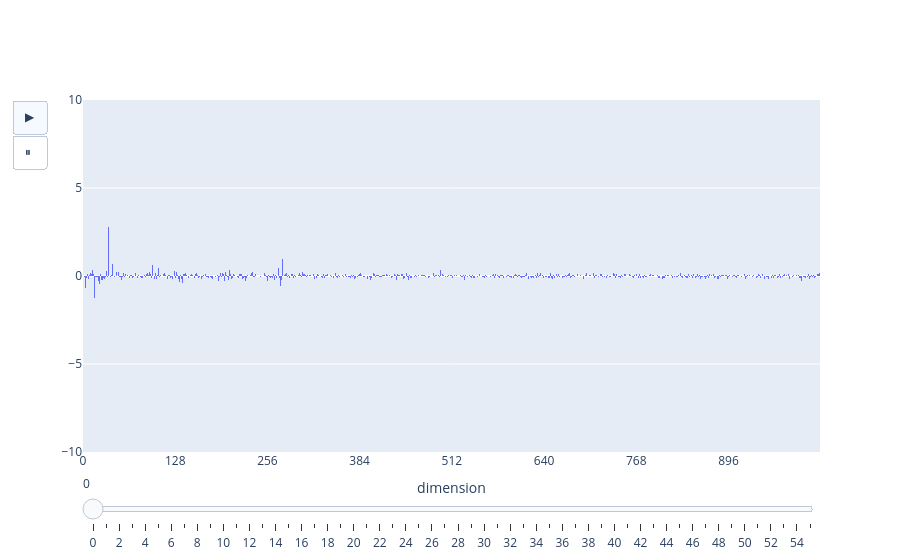

Source (notebook cell):
### Code cell
import numpy as np, plotly.graph_objects as go

d = context_journey.float().diff(dim=0).cpu().numpy()   # deltas: what each layer ADDS
n_frames, width = d.shape; x = np.arange(width)
ymax = 10

def bar(i):
    return go.Bar(x=x, y=d[i], marker_line_width=0)

frames = [go.Frame(data=[bar(i)], name=str(i)) for i in range(n_frames)]
fig = go.Figure(data=[bar(0)], frames=frames)
fig.update_yaxes(range=[-ymax, ymax])
fig.update_xaxes(range=[0, width-1], dtick=128, title="dimension")   # <-- tick control
fig.update_layout(
    bargap=0,
    sliders=[{"steps": [{"args": [[str(i)], {"frame": {"duration": 0}, "mode": "immediate"}],
                         "label": str(i), "method": "animate"} for i in range(n_frames)]}],
    updatemenus=[{"type": "buttons", "buttons": [
        {"label": "▶", "method": "animate", "args": [None, {"frame": {"duration": 50}, "fromcurrent": True}]},
        {"label": "⏸", "method": "animate", "args": [[None], {"mode": "immediate"}]}]}])
fig.show()

### Figure 1 — Plotly figure (JSON) as saved in the notebook; plotly's stock layout.template omitted (floating-point values rounded to 4 significant figures; data arrays with more than 128 entries replaced by an {"elided": "..."} marker saying what was removed)
{"data": [{"marker": {"line": {"width": 0}}, "type": "bar", "x": {"elided": "1024 int values"}, "y": {"elided": "1024 float values"}}], "layout": {"bargap": 0, "sliders": [{"steps": [{"args": [["0"], {"frame": {"duration": 0}, "mode": "immediate"}], "label": "0", "method": "animate"}, {"args": [["1"], {"frame": {"duration": 0}, "mode": "immediate"}], "label": "1", "method": "animate"}, {"args": [["2"], {"frame": {"duration": 0}, "mode": "immediate"}], "label": "2", "method": "animate"}, {"args": [["3"], {"frame": {"duration": 0}, "mode": "immediate"}], "label": "3", "method": "animate"}, {"args": [["4"], {"frame": {"duration": 0}, "mode": "immediate"}], "label": "4", "method": "animate"}, {"args": [["5"], {"frame": {"duration": 0}, "mode": "immediate"}], "label": "5", "method": "animate"}, {"args": [["6"], {"frame": {"duration": 0}, "mode": "immediate"}], "label": "6", "method": "animate"}, {"args": [["7"], {"frame": {"duration": 0}, "mode": "immediate"}], "label": "7", "method": "animate"}, {"args": [["8"], {"frame": {"duration": 0}, "mode": "immediate"}], "label": "8", "method": "animate"}, {"args": [["9"], {"frame": {"duration": 0}, "mode": "immediate"}], "label": "9", "method": "animate"}, {"args": [["10"], {"frame": {"duration": 0}, "mode": "immediate"}], "label": "10", "method": "animate"}, {"args": [["11"], {"frame": {"duration": 0}, "mode": "immediate"}], "label": "11", "method": "animate"}, {"args": [["12"], {"frame": {"duration": 0}, "mode": "immediate"}], "label": "12", "method": "animate"}, {"args": [["13"], {"frame": {"duration": 0}, "mode": "immediate"}], "label": "13", "method": "animate"}, {"args": [["14"], {"frame": {"duration": 0}, "mode": "immediate"}], "label": "14", "method": "animate"}, {"args": [["15"], {"frame": {"duration": 0}, "mode": "immediate"}], "label": "15", "method": "animate"}, {"args": [["16"], {"frame": {"duration": 0}, "mode": "immediate"}], "label": "16", "method": "animate"}, {"args": [["17"], {"frame": {"duration": 0}, "mode": "immediate"}], "label": "17", "method": "animate"}, {"args": [["18"], {"frame": {"duration": 0}, "mode": "immediate"}], "label": "18", "method": "animate"}, {"args": [["19"], {"frame": {"duration": 0}, "mode": "immediate"}], "label": "19", "method": "animate"}, {"args": [["20"], {"frame": {"duration": 0}, "mode": "immediate"}], "label": "20", "method": "animate"}, {"args": [["21"], {"frame": {"duration": 0}, "mode": "immediate"}], "label": "21", "method": "animate"}, {"args": [["22"], {"frame": {"duration": 0}, "mode": "immediate"}], "label": "22", "method": "animate"}, {"args": [["23"], {"frame": {"duration": 0}, "mode": "immediate"}], "label": "23", "method": "animate"}, {"args": [["24"], {"frame": {"duration": 0}, "mode": "immediate"}], "label": "24", "method": "animate"}, {"args": [["25"], {"frame": {"duration": 0}, "mode": "immediate"}], "label": "25", "method": "animate"}, {"args": [["26"], {"frame": {"duration": 0}, "mode": "immediate"}], "label": "26", "method": "animate"}, {"args": [["27"], {"frame": {"duration": 0}, "mode": "immediate"}], "label": "27", "method": "animate"}, {"args": [["28"], {"frame": {"duration": 0}, "mode": "immediate"}], "label": "28", "method": "animate"}, {"args": [["29"], {"frame": {"duration": 0}, "mode": "immediate"}], "label": "29", "method": "animate"}, {"args": [["30"], {"frame": {"duration": 0}, "mode": "immediate"}], "label": "30", "method": "animate"}, {"args": [["31"], {"frame": {"duration": 0}, "mode": "immediate"}], "label": "31", "method": "animate"}, {"args": [["32"], {"frame": {"duration": 0}, "mode": "immediate"}], "label": "32", "method": "animate"}, {"args": [["33"], {"frame": {"duration": 0}, "mode": "immediate"}], "label": "33", "method": "animate"}, {"args": [["34"], {"frame": {"duration": 0}, "mode": "immediate"}], "label": "34", "method": "animate"}, {"args": [["35"], {"frame": {"duration": 0}, "mode": "immediate"}], "label": "35", "method": "animate"}, {"args": [["36"], {"frame": {"duration": 0}, "mode": "immediate"}], "label": "36", "method": "animate"}, {"args": [["37"], {"frame": {"duration": 0}, "mode": "immediate"}], "label": "37", "method": "animate"}, {"args": [["38"], {"frame": {"duration": 0}, "mode": "immediate"}], "label": "38", "method": "animate"}, {"args": [["39"], {"frame": {"duration": 0}, "mode": "immediate"}], "label": "39", "method": "animate"}, {"args": [["40"], {"frame": {"duration": 0}, "mode": "immediate"}], "label": "40", "method": "animate"}, {"args": [["41"], {"frame": {"duration": 0}, "mode": "immediate"}], "label": "41", "method": "animate"}, {"args": [["42"], {"frame": {"duration": 0}, "mode": "immediate"}], "label": "42", "method": "animate"}, {"args": [["43"], {"frame": {"duration": 0}, "mode": "immediate"}], "label": "43", "method": "animate"}, {"args": [["44"], {"frame": {"duration": 0}, "mode": "immediate"}], "label": "44", "method": "animate"}, {"args": [["45"], {"frame": {"duration": 0}, "mode": "immediate"}], "label": "45", "method": "animate"}, {"args": [["46"], {"frame": {"duration": 0}, "mode": "immediate"}], "label": "46", "method": "animate"}, {"args": [["47"], {"frame": {"duration": 0}, "mode": "immediate"}], "label": "47", "method": "animate"}, {"args": [["48"], {"frame": {"duration": 0}, "mode": "immediate"}], "label": "48", "method": "animate"}, {"args": [["49"], {"frame": {"duration": 0}, "mode": "immediate"}], "label": "49", "method": "animate"}, {"args": [["50"], {"frame": {"duration": 0}, "mode": "immediate"}], "label": "50", "method": "animate"}, {"args": [["51"], {"frame": {"duration": 0}, "mode": "immediate"}], "label": "51", "method": "animate"}, {"args": [["52"], {"frame": {"duration": 0}, "mode": "immediate"}], "label": "52", "method": "animate"}, {"args": [["53"], {"frame": {"duration": 0}, "mode": "immediate"}], "label": "53", "method": "animate"}, {"args": [["54"], {"frame": {"duration": 0}, "mode": "immediate"}], "label": "54", "method": "animate"}, {"args": [["55"], {"frame": {"duration": 0}, "mode": "immediate"}], "label": "55", "method": "animate"}]}], "updatemenus": [{"buttons": [{"args": [null, {"frame": {"duration": 50}, "fromcurrent": true}], "label": "▶", "method": "animate"}, {"args": [[null], {"mode": "immediate"}], "label": "⏸", "method": "animate"}], "type": "buttons"}], "xaxis": {"dtick": 128, "range": [0, 1023], "title": {"text": "dimension"}}, "yaxis": {"range": [-10, 10]}}}
